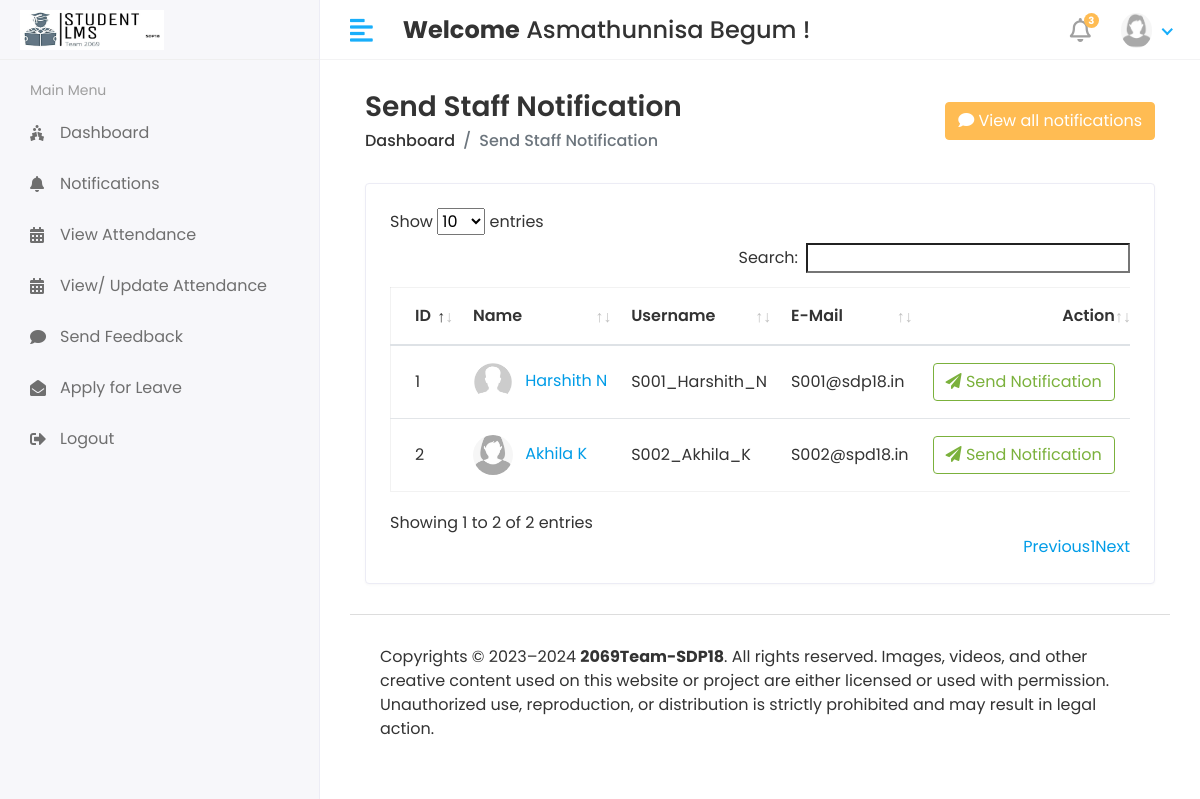
The app's page /HOD/Staff/Send_Notification (signed in) with its own data.
### app/models.py (models this page shows, shortened)
class CustomUser(AbstractUser):
    USER_CHOICES = (
        (1, 'HOD'),
        (2, 'STAFF'),
        (3, 'STUDENT'),
    )
    user_type = models.CharField(choices=USER_CHOICES, max_length=50, default=1)
    profile_pic = models.ImageField(upload_to='media/profile_pics')
    class Meta:
        db_table = 'custom_user_table'

class Staff(models.Model):
    admin = models.OneToOneField(CustomUser,on_delete=models.CASCADE)
    address = models.TextField()
    gender = models.CharField(max_length=100)
    desgination = models.CharField(max_length=100)
    created_at = models.DateTimeField(auto_now_add=True)
    updated_at = models.DateTimeField(auto_now_add=True)
    class Meta:
        db_table = 'staff_table'

### Studentlearningmanagementsystem/HOD_views.py (the view)
# urls.py: path('HOD/Staff/Send_Notification', HOD_views.STAFF_SEND_NOTIFICATIONS, name = 'staff_send_notifications'),
@login_required(login_url='/')
def STAFF_SEND_NOTIFICATIONS(request):
    staff = Staff.objects.all()
    see_notifications = Staff_Notifications.objects.all().order_by('-id')[0:5]
    context = {
        'staff' : staff,
        'see_notifications': see_notifications,
    }
    return render(request, 'Hod/staff_notifications.html', context)

### templates/HOD/staff_notifications.html (shortened to what this page needs)
{% extends 'base.html' %}
{% block content %}
<div class="content container-fluid">
    <div class="page-header">
       <div class="row align-items-center">
          <div class="col">
             <h3 class="page-title">Send Staff Notification</h3>
             <ul class="breadcrumb">
                <li class="breadcrumb-item"><a href="{% url 'HOD_home' %}">Dashboard</a></li>
                <li class="breadcrumb-item active">Send Staff Notification</li>
             </ul>
          </div>
          <div class="col-auto text-right float-right ml-auto">
            <button type="button" class="btn btn-primary" data-toggle="modal" data-target="#example"><i class="fas fa-comment"></i>
                View all notifications
              </button>
          </div>
       </div>
    </div>
    <div class="row">
       <div class="col-sm-12">
          <div class="card card-table">
             <div class="card-body">
                <div class="table-responsive">
                  <table id='table_id' class="table table-hover table-center mb-0">
                     <thead>
                         <tr>
                             <th>ID</th>
                             <th>Name</th>
                             <th>Username</th>
                             <th>E-Mail</th>
                             <th class="text-right">Action</th>
                         </tr>
                     </thead>
                     <tbody>
                         {% for i in staff %}
                         <tr>
                             <td>{{i.id}}</td>
                             <td>
                                 <div class="table-avatar">
                                     <a href="student-details.html" class="avatar avatar-sm mr-2"><img
                                             class="avatar-img rounded-circle"
                                             src="/{{i.admin.profile_pic}}" alt="User Image"></a>
                                     <a href="student-details.html">{{i.admin.first_name}}&nbsp;{{i.admin.last_name}}</a>
                                 </div>
                             </td>
                             <td>{{i.admin.username}}</td>
                             <td>{{i.admin.email}}</td>
                             <td class="text-right">
                              <button class="btn btn-outline-success" data-toggle="modal" data-target="#sendnotification-{{forloop.counter}}"><i class="fas fa-paper-plane"></i> Send Notification </button>
                             </td>
                         </tr>
                         {% endfor %}
                     </tbody>
                   </table>
                </div>
             </div>
          </div>
       </div>
    </div>
 </div>
{% endblock %}

### templates/includes/header.html (shortened to what this page needs)
{% load static %}
<div class="header">
    <div class="header-left">
       <a href="index.html" class="logo">
       <img src="{% static 'assets/img/logo3.jpg' %}" alt="Logo">
       </a>
    </div>
    <a href="javascript:void(0);" id="toggle_btn">
    <i class="fas fa-align-left"></i>
    </a>
    <div class="top-nav-search mt-3">
      <h4><strong>Welcome</strong>&nbsp;<span>{{user.first_name}} {{ user.last_name }}&nbsp;!</span></h4>
    </div>
    <ul class="nav user-menu">
       <li class="nav-item dropdown noti-dropdown">
          <a href="#" class="dropdown-toggle nav-link" data-toggle="dropdown">
          <i class="far fa-bell"></i> <span class="badge badge-pill">3</span>
          </a>
       </li>
       <li class="nav-item dropdown has-arrow">
          <a href="#" class="dropdown-toggle nav-link" data-toggle="dropdown">
            {% if user.profile_pic == "" %}
            <img class="rounded-circle" src="{% static '/assets/img/noimg.jpg' %}" width="31" alt="{{user.username}}">
            {% else %}
          <span class="user-img"><img class="rounded-circle" src="/{{ user.profile_pic }}" width="31" alt="{{user.username}}"></span>
          {% endif %}
         </a>
       </li>
    </ul>
 </div>

### static/assets/css/style.css (style rules this page uses)
html { height: 100%; }
body { background-color: #fff; color: #333; font-family: 'Poppins', sans-serif; font-size: 1rem; height: 100%; line-height: 1.5; overflow-x: hidden; }
h1, h2, h3, h4, h5, h6 { font-family: 'Poppins', sans-serif; margin-top: 0; }
a { color: #009ce7; }
input, button, a { transition: all 0.4s ease; -moz-transition: all 0.4s ease; -o-transition: all 0.4s ease; -ms-transition: all 0.4s ease; -webkit-transition: all 0.4s ease; }
input, input:focus, button, button:focus { outline: none; }
ul, ol { padding: 0px; list-style: none; }
.table { color: #333; max-width: 100%; margin-bottom: 0; width: 100%; }
.table.dataTable { border-collapse: collapse !important; border: 1px solid rgba(0, 0, 0, 0.05); }
.table thead tr th { font-weight: 600; }
.table tbody tr { border-bottom: 1px solid rgba(0, 0, 0, 0.05); }
.table.table-center td, .table.table-center th { vertical-align: middle; }
.card-table .card-body .table > thead > tr > th { border-top: 0; }
.card-table .card-body .table tr td:first-child, .card-table .card-body .table tr th:first-child { padding-left: 1.5rem; }
.card-table .card-body .table tr td:last-child, .card-table .card-body .table tr th:last-child { padding-right: 1.5rem; }
.card-table .table td, .card-table .table th { border-top: 1px solid #e2e5e8; padding: 1rem 0.75rem; white-space: nowrap; }
.btn-primary { background-color: #FFBC53; border: 1px solid #FFBC53; }
.btn-outline-success { color: #7bb13c; border-color: #7bb13c; }
.card { border: 1px solid #ececf5; box-shadow: 0 1px 3px 0 rgba(0, 0, 0, 0.03); margin-bottom: 1.875rem; }
.card-body { padding: 1.5rem; }
.avatar { position: relative; display: inline-block; width: 3rem; height: 3rem }
.avatar > img { width: 100%; height: 100%; -o-object-fit: cover; object-fit: cover; }
.avatar-sm { width: 2.5rem; height: 2.5rem; }
.header { background-color: #fff; border-bottom: 1px solid #f3f3f4; left: 0; position: fixed; right: 0; top: 0; z-index: 1001; height: 60px; }
.header .header-left { float: left; height: 60px; padding: 0 20px; position: relative; width: 320px; z-index: 1; transition: all 0.2s ease-in-out; background-color: #f7f7fa; border-bottom: 1px solid #efefef; border-right: 1px solid #ececf5; display: flex; align-items: center; }
.header .header-left .logo { display: inline-block; line-height: 60px; }
.header .header-left .logo img { max-height: 40px; width: auto; }
.header .dropdown-toggle:after { display: none; }
.header .has-arrow .dropdown-toggle:after { border-top: 0; border-left: 0; border-bottom: 2px solid #18aefa; border-right: 2px solid #18aefa; content: ''; height: 8px; display: inline-block; pointer-events: none; -webkit-transform-origin: 66% 66%; -ms-transform-origin: 66% 66%; transform-origin: 66% 66%; -webkit-transform: rotate(45deg); -ms-transform: rotate(45deg); transform: rotate(45deg); -webkit-transition: all 0.15s ease-in-out; transition: all 0.15s ease-in-out; width: 8px; vertical-align: 0px; }
.user-menu { float: right; margin: 0; position: relative; z-index: 99; padding-right: 15px; }
.user-menu.nav > li > a { color: #a0a0a0; font-size: 14px; line-height: 58px; padding: 0 15px; height: 60px; }
.user-img { margin-right: 3px; position: relative; }
.top-nav-search { float: left; margin-left: 15px; }
.page-header { margin-bottom: 1.875rem; }
.page-header .breadcrumb { background-color: transparent; color: #6c757d; font-size: 1rem; font-weight: 500; margin-bottom: 0; padding: 0; }
.page-header .breadcrumb a { color: #333; }
.page-title { font-size: 28px; font-weight: 600; color: #333; margin-bottom: 5px; }
.user-menu.nav > li > a .badge { background-color: #FFBC53; display: block; font-size: 10px; font-weight: bold; height: 15px; width: 15px; position: absolute; right: 7px; top: 13px; color: #fff; padding: 3px; }
.user-menu.nav > li > a > i { font-size: 1.5rem; line-height: 60px; }
@media (min-width: 992px) { #toggle_btn { align-items: center; color: #18aefa; display: inline-flex; float: left; font-size: 26px; height: 60px; justify-content: center; margin-left: 15px; padding: 0 15px; } }

### records on screen
CustomUser: first_name "Asmathunnisa", last_name "Begum", profile_pic (picture)
Staff: id "1", admin.profile_pic (picture), admin.first_name "Harshith", admin.last_name "N", admin.username "S001_Harshith_N", admin.email "S001@sdp18.in"
Staff: id "2", admin.profile_pic (picture), admin.first_name "Akhila", admin.last_name "K", admin.username "S002_Akhila_K", admin.email "S002@spd18.in"
